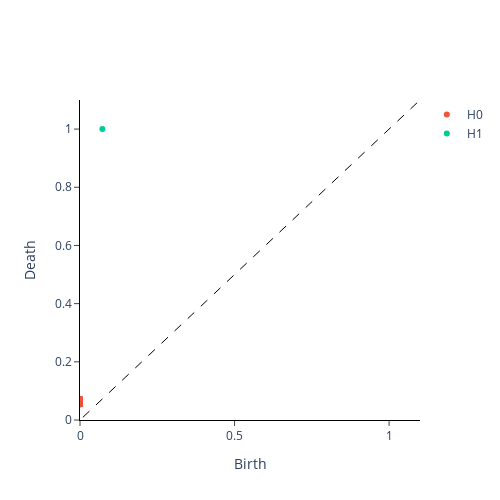
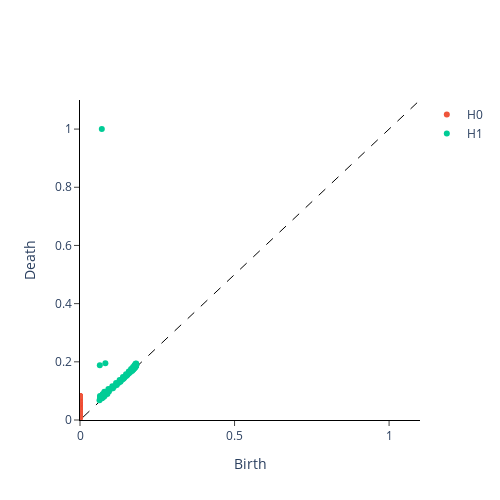
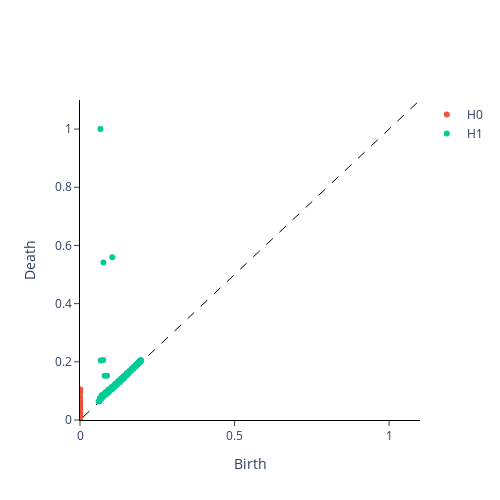
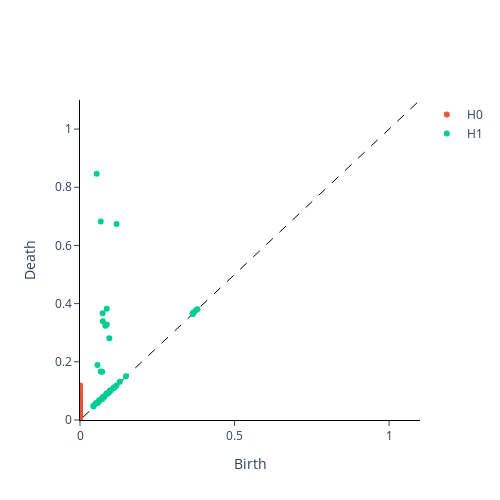

The code cell stored with these charts, in order, in its notebook:
### Markdown cell above
# Constructing Diagrams
## w/ sample diagrams of each class

### Code cell
VR = VietorisRipsPersistence(
    metric='euclidean', max_edge_length=1, homology_dimensions=(0,1))

train_diagrams = VR.fit_transform(X_train)
test_diagrams  = VR.transform(X_test)
print(train_diagrams.shape, test_diagrams.shape)

fig = plt.figure()

sample=1
for i in classes:
    plot_diagram(train_diagrams[100*(i-1)+sample])
    ax = fig.add_subplot(i,1,1)
    plt.gca().set_aspect('equal', adjustable='box')
    plt.scatter(*np.transpose(X_train[100*(i-1)+sample]),c=np.sort(np.array(classes[:i]*numThetas)))
    plt.show()

### Figure 1 — Plotly figure (JSON) as saved in the notebook; plotly's stock layout.template omitted (floating-point values rounded to 4 significant figures)
{"data": [{"hoverinfo": "none", "line": {"color": "black", "dash": "dash", "width": 1}, "mode": "lines", "showlegend": false, "type": "scatter", "x": [-100, 100], "y": [-100, 100]}, {"mode": "markers", "name": "H0", "type": "scatter", "x": [0, 0, 0, 0, 0, 0, 0, 0, 0, 0, 0, 0, 0, 0, 0, 0, 0, 0, 0, 0, 0, 0, 0, 0, 0, 0, 0, 0, 0, 0, 0, 0, 0, 0, 0, 0, 0, 0, 0, 0, 0, 0, 0, 0, 0, 0, 0, 0, 0, 0, 0, 0, 0, 0, 0, 0, 0, 0, 0, 0, 0, 0, 0, 0, 0, 0, 0, 0, 0, 0, 0, 0, 0, 0, 0, 0, 0, 0, 0, 0, 0, 0, 0, 0, 0, 0, 0, 0, 0, 0, 0, 0, 0, 0, 0, 0, 0, 0], "y": [0.05448, 0.0545, 0.0545, 0.05455, 0.05455, 0.05462, 0.05462, 0.05473, 0.05473, 0.05487, 0.05487, 0.05503, 0.05503, 0.05523, 0.05523, 0.05545, 0.05545, 0.05571, 0.05571, 0.05599, 0.05599, 0.0563, 0.0563, 0.05664, 0.05664, 0.057, 0.057, 0.05739, 0.05739, 0.0578, 0.0578, 0.05823, 0.05823, 0.05869, 0.05869, 0.05917, 0.05917, 0.05967, 0.05967, 0.06018, 0.06018, 0.06071, 0.06071, 0.06126, 0.06126, 0.06181, 0.06181, 0.06238, 0.06238, 0.06295, 0.06295, 0.06353, 0.06353, 0.06411, 0.06411, 0.06469, 0.06469, 0.06527, 0.06527, 0.06584, 0.06584, 0.0664, 0.0664, 0.06696, 0.06696, 0.0675, 0.0675, 0.06802, 0.06802, 0.06852, 0.06852, 0.069, 0.069, 0.06946, 0.06946, 0.06989, 0.06989, 0.0703, 0.0703, 0.07067, 0.07067, 0.07101, 0.07101, 0.07132, 0.07132, 0.07159, 0.07159, 0.07182, 0.07182, 0.07202, 0.07202, 0.07218, 0.07218, 0.0723, 0.0723, 0.07238, 0.07238, 0.07242]}, {"mode": "markers", "name": "H1", "type": "scatter", "x": [0.07242], "y": [1]}], "layout": {"height": 500, "plot_bgcolor": "white", "width": 500, "xaxis": {"anchor": "y", "exponentformat": "e", "linecolor": "black", "linewidth": 1, "mirror": false, "range": [0, 1.1], "showexponent": "all", "showline": true, "side": "bottom", "ticks": "outside", "title": {"text": "Birth"}, "type": "linear", "zeroline": true}, "yaxis": {"anchor": "x", "exponentformat": "e", "linecolor": "black", "linewidth": 1, "mirror": false, "range": [0, 1.1], "showexponent": "all", "showline": true, "side": "left", "ticks": "outside", "title": {"text": "Death"}, "type": "linear", "zeroline": true}}}

### Figure 2 — Plotly figure (JSON) as saved in the notebook; plotly's stock layout.template omitted (floating-point values rounded to 4 significant figures; data arrays with more than 128 entries replaced by an {"elided": "..."} marker saying what was removed)
{"data": [{"hoverinfo": "none", "line": {"color": "black", "dash": "dash", "width": 1}, "mode": "lines", "showlegend": false, "type": "scatter", "x": [-100, 100], "y": [-100, 100]}, {"mode": "markers", "name": "H0", "type": "scatter", "x": {"elided": "197 int values"}, "y": {"elided": "197 float values"}}, {"mode": "markers", "name": "H1", "type": "scatter", "x": [0.1818, 0.1818, 0.1818, 0.1816, 0.1816, 0.1814, 0.1811, 0.1807, 0.1805, 0.1803, 0.1798, 0.1798, 0.1792, 0.1786, 0.1778, 0.1775, 0.1771, 0.1764, 0.1761, 0.1753, 0.174, 0.1732, 0.173, 0.1716, 0.1715, 0.1707, 0.1689, 0.168, 0.1671, 0.1657, 0.1652, 0.1622, 0.1597, 0.1583, 0.1576, 0.154, 0.1511, 0.1492, 0.1488, 0.1439, 0.1413, 0.139, 0.1382, 0.132, 0.1306, 0.1282, 0.1253, 0.1189, 0.1181, 0.1167, 0.1103, 0.1066, 0.1045, 0.1019, 0.09364, 0.09306, 0.0918, 0.08844, 0.08362, 0.08209, 0.08031, 0.07927, 0.07879, 0.07446, 0.07363, 0.07333, 0.07215, 0.07092, 0.0706, 0.06961, 0.0658, 0.06499, 0.06454, 0.06408, 0.06316], "y": [0.1877, 0.1927, 0.187, 0.1882, 0.1945, 0.1861, 0.1871, 0.1848, 0.1894, 0.1858, 0.1833, 0.1936, 0.1842, 0.1815, 0.1823, 0.1846, 0.1794, 0.1886, 0.1801, 0.1771, 0.1776, 0.1745, 0.1785, 0.1748, 0.1823, 0.1715, 0.1717, 0.1683, 0.1711, 0.1683, 0.1749, 0.1645, 0.1625, 0.1604, 0.1665, 0.1559, 0.153, 0.151, 0.1573, 0.1459, 0.1427, 0.1475, 0.1403, 0.1345, 0.1318, 0.1372, 0.1283, 0.1204, 0.1218, 0.1268, 0.1151, 0.109, 0.1164, 0.1083, 0.09776, 0.1014, 0.1063, 0.08917, 0.0947, 0.1948, 0.08703, 0.0818, 0.09691, 0.07728, 0.08829, 0.08854, 0.0816, 0.07482, 1, 0.07468, 0.07357, 0.07772, 0.08251, 0.1882, 0.06814]}], "layout": {"height": 500, "plot_bgcolor": "white", "width": 500, "xaxis": {"anchor": "y", "exponentformat": "e", "linecolor": "black", "linewidth": 1, "mirror": false, "range": [0, 1.1], "showexponent": "all", "showline": true, "side": "bottom", "ticks": "outside", "title": {"text": "Birth"}, "type": "linear", "zeroline": true}, "yaxis": {"anchor": "x", "exponentformat": "e", "linecolor": "black", "linewidth": 1, "mirror": false, "range": [0, 1.1], "showexponent": "all", "showline": true, "side": "left", "ticks": "outside", "title": {"text": "Death"}, "type": "linear", "zeroline": true}}}

### Figure 3 — Plotly figure (JSON) as saved in the notebook; plotly's stock layout.template omitted (floating-point values rounded to 4 significant figures; data arrays with more than 128 entries replaced by an {"elided": "..."} marker saying what was removed)
{"data": [{"hoverinfo": "none", "line": {"color": "black", "dash": "dash", "width": 1}, "mode": "lines", "showlegend": false, "type": "scatter", "x": [-100, 100], "y": [-100, 100]}, {"mode": "markers", "name": "H0", "type": "scatter", "x": {"elided": "296 int values"}, "y": {"elided": "296 float values"}}, {"mode": "markers", "name": "H1", "type": "scatter", "x": [0.1965, 0.1965, 0.1964, 0.1963, 0.196, 0.1957, 0.1956, 0.195, 0.195, 0.1943, 0.1936, 0.1933, 0.1927, 0.1924, 0.1911, 0.1905, 0.1897, 0.1894, 0.1884, 0.1865, 0.1862, 0.1852, 0.1851, 0.1825, 0.1814, 0.1799, 0.1779, 0.1772, 0.1739, 0.1725, 0.1674, 0.167, 0.1618, 0.1595, 0.1557, 0.1513, 0.1493, 0.1425, 0.1424, 0.1397, 0.1361, 0.1352, 0.1331, 0.1289, 0.1276, 0.1269, 0.1234, 0.1196, 0.1175, 0.1171, 0.1132, 0.1113, 0.1067, 0.1054, 0.1044, 0.1027, 0.1027, 0.09571, 0.09376, 0.09289, 0.09196, 0.08909, 0.0876, 0.08454, 0.08427, 0.08103, 0.07997, 0.07973, 0.07578, 0.07506, 0.07497, 0.0724, 0.07048, 0.06998, 0.06719, 0.06703, 0.06602, 0.06535, 0.06405, 0.0633, 0.06016], "y": [0.2041, 0.2053, 0.2043, 0.2057, 0.2031, 0.2035, 0.2035, 0.2044, 0.2015, 0.2021, 0.2005, 0.1994, 0.202, 0.2001, 0.1968, 0.1965, 0.1974, 0.1986, 0.1936, 0.1941, 0.1915, 0.1899, 0.1942, 0.1901, 0.1858, 0.189, 0.1855, 0.1812, 0.1828, 0.1761, 0.1706, 0.1759, 0.1647, 0.1686, 0.1584, 0.1605, 0.1517, 0.1519, 0.1447, 0.1418, 0.1444, 0.1373, 0.1428, 0.131, 0.1297, 0.1355, 0.1333, 0.1217, 0.1199, 0.1261, 0.1236, 0.1136, 0.1164, 0.1084, 0.5594, 0.1136, 0.1052, 0.1063, 0.09676, 0.09698, 0.1036, 0.09249, 0.152, 0.08825, 0.09611, 0.0936, 0.08573, 0.1519, 0.5418, 0.07981, 0.2061, 0.08591, 0.07505, 0.08381, 0.2045, 0.07603, 1, 0.07159, 0.0744, 0.06566, 0.06383]}], "layout": {"height": 500, "plot_bgcolor": "white", "width": 500, "xaxis": {"anchor": "y", "exponentformat": "e", "linecolor": "black", "linewidth": 1, "mirror": false, "range": [0, 1.1], "showexponent": "all", "showline": true, "side": "bottom", "ticks": "outside", "title": {"text": "Birth"}, "type": "linear", "zeroline": true}, "yaxis": {"anchor": "x", "exponentformat": "e", "linecolor": "black", "linewidth": 1, "mirror": false, "range": [0, 1.1], "showexponent": "all", "showline": true, "side": "left", "ticks": "outside", "title": {"text": "Death"}, "type": "linear", "zeroline": true}}}

### Figure 4 — Plotly figure (JSON) as saved in the notebook; plotly's stock layout.template omitted (floating-point values rounded to 4 significant figures; data arrays with more than 128 entries replaced by an {"elided": "..."} marker saying what was removed)
{"data": [{"hoverinfo": "none", "line": {"color": "black", "dash": "dash", "width": 1}, "mode": "lines", "showlegend": false, "type": "scatter", "x": [-100, 100], "y": [-100, 100]}, {"mode": "markers", "name": "H0", "type": "scatter", "x": {"elided": "396 int values"}, "y": {"elided": "396 float values"}}, {"mode": "markers", "name": "H1", "type": "scatter", "x": [0.3797, 0.3753, 0.368, 0.3658, 0.3654, 0.3652, 0.364, 0.1486, 0.1286, 0.1182, 0.118, 0.1124, 0.1091, 0.1091, 0.1003, 0.09731, 0.09693, 0.09491, 0.09319, 0.09014, 0.08834, 0.0873, 0.08676, 0.08665, 0.08543, 0.08496, 0.08215, 0.07817, 0.07659, 0.07383, 0.07321, 0.0732, 0.07215, 0.07201, 0.07196, 0.06708, 0.06687, 0.06503, 0.06303, 0.06163, 0.0574, 0.05639, 0.05375, 0.05365, 0.05026, 0.04365, 0.04354], "y": [0.3807, 0.3769, 0.3704, 0.3666, 0.3661, 0.3655, 0.3642, 0.1508, 0.1316, 0.6735, 0.1184, 0.1127, 0.1114, 0.1097, 0.1026, 0.1014, 0.09971, 0.2813, 0.09374, 0.09167, 0.0929, 0.09013, 0.3282, 0.382, 0.08882, 0.08972, 0.3239, 0.07947, 0.0812, 0.3392, 0.3669, 0.07807, 0.07275, 0.07261, 0.1657, 0.6824, 0.1666, 0.06994, 0.06519, 0.0669, 0.05872, 0.189, 0.8462, 0.05924, 0.05637, 0.04938, 0.04679]}], "layout": {"height": 500, "plot_bgcolor": "white", "width": 500, "xaxis": {"anchor": "y", "exponentformat": "e", "linecolor": "black", "linewidth": 1, "mirror": false, "range": [0, 1.1], "showexponent": "all", "showline": true, "side": "bottom", "ticks": "outside", "title": {"text": "Birth"}, "type": "linear", "zeroline": true}, "yaxis": {"anchor": "x", "exponentformat": "e", "linecolor": "black", "linewidth": 1, "mirror": false, "range": [0, 1.1], "showexponent": "all", "showline": true, "side": "left", "ticks": "outside", "title": {"text": "Death"}, "type": "linear", "zeroline": true}}}
